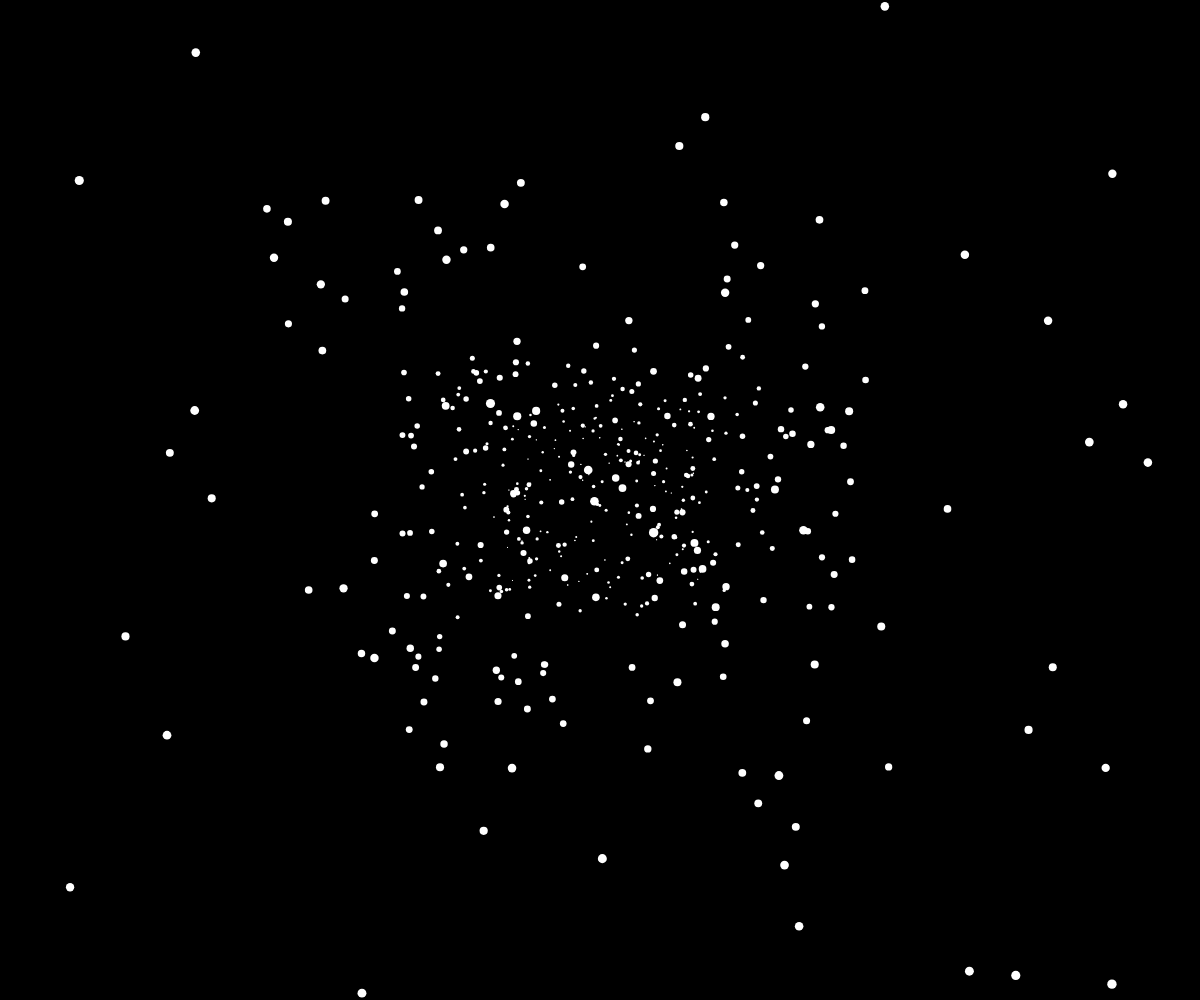
Frame 1 (no input)
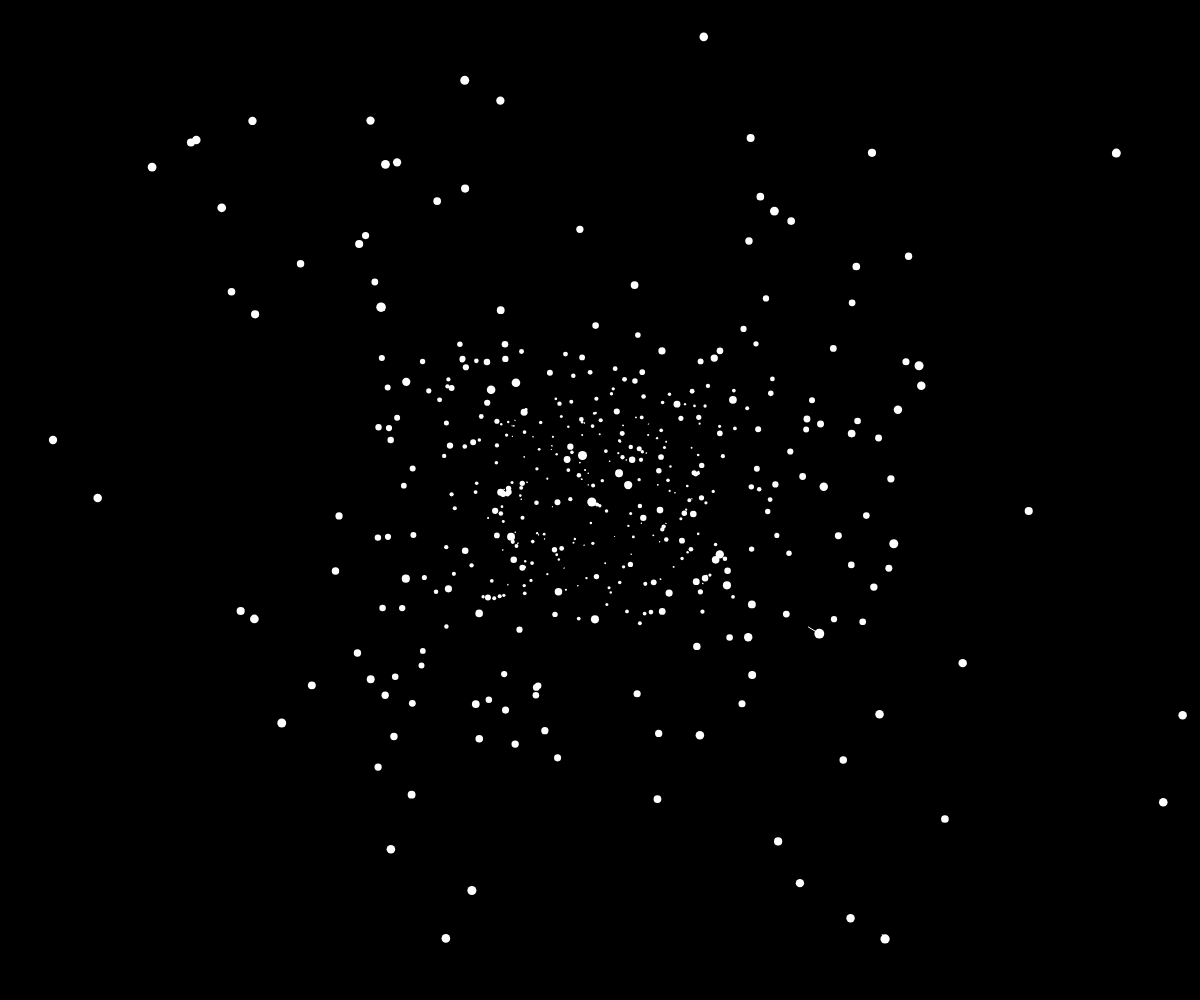
Frame 60 (no input)
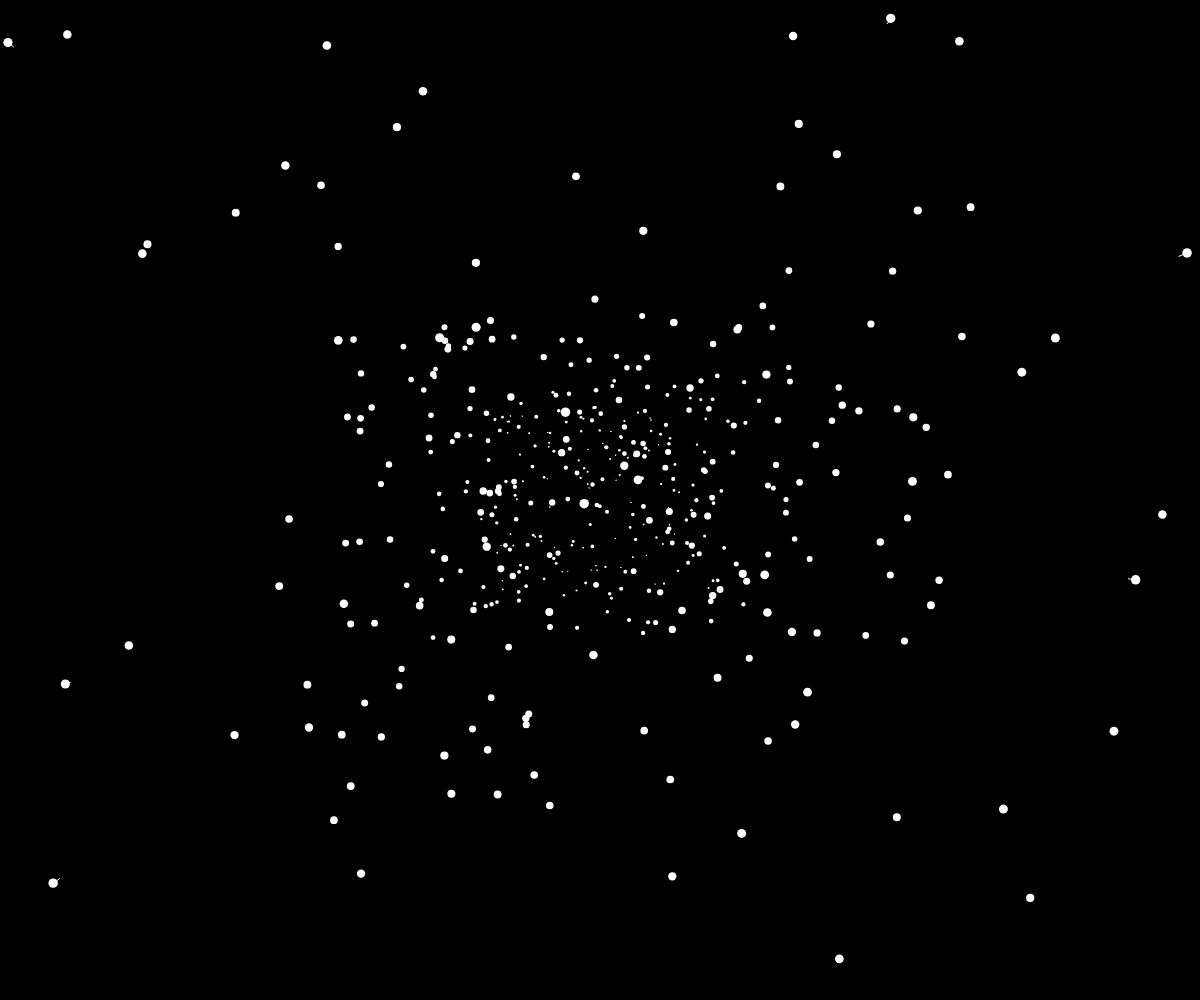
Frame 120 (the mouse pressed at the canvas centre since frame 60)

The p5.js sketch that drew these frames (run headless with seeded random() and noise() and a simulated clock; from frame 60 on, the mouse is pressed at the canvas centre):

// p5.js sketch
// ── sketch.js
let stars=[];  //(x,y,z)
let factor=100;
// let starX;
// let starY;
// let starZ;
let speedSlider;
let width, height;

function setup() {
  width=windowWidth;
  height=windowHeight;
  createCanvas(width, height);
  speedSlider=createSlider(0, 20, 1, 1);
  for (let i=0; i<500; i++) {
    stars[i]=createVector(
      random(-width*factor, width*factor), 
      random(-height*factor, height*factor), 
      random(width) );  //x,y,z
    stars[i].pz=stars[i].z;
  } //stars[i] => {x, y, z, pz}
} 

function draw() {
  background(0);
  fill(255);
  translate(width/2, height/2);
  //for star in stars:
  for (let star of stars) {
    let x=star.x/star.z;
    let y=star.y/star.z;
    let px=star.x/star.pz;
    let py=star.y/star.pz;

    let d=map(star.z, 0, width, 10, 1);
    fill(255);
    noStroke();
    circle(x, y, d);
    stroke(255);
    line(x, y, px, py);
    star.pz=star.z;
    //rect(x,y,d);
    //textSize(d*2);
    //text(int(random(1,10)), x, y);
    star.z -= speedSlider.value(); 
    if (star.z<1) {
      star.x=random(-width*factor, width*factor);
      star.y=random(-height*factor, height*factor);
      star.z=width;
      star.pz=width;
    }
  }
  // rectMode(CENTER);
  // rect(mouseX, mouseY, 100);
}
